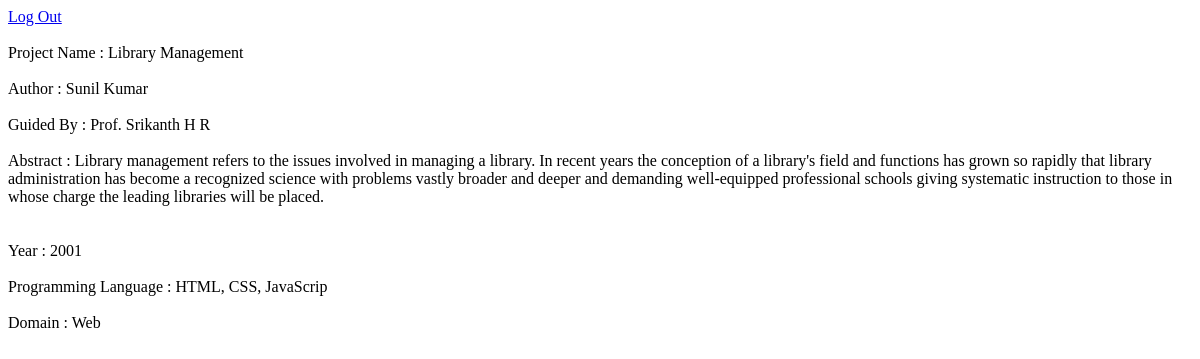
The app's page /second.php?id=1 (signed in) with its own data.
### tables this page shows
CREATE TABLE IF NOT EXISTS `project` (
  `Name` varchar(255) NOT NULL,
  `id` int(255) NOT NULL AUTO_INCREMENT,
  `info` varchar(1000) NOT NULL,
  `author` varchar(50) NOT NULL,
  `guide` varchar(50) NOT NULL,
  `year` year(4) NOT NULL,
  `PL` varchar(20) NOT NULL,
  `domain` varchar(30) NOT NULL,
  `status` tinyint(1) NOT NULL,
  PRIMARY KEY (`id`)
);

### second.php (the view, shortened to what this page needs)
<html>
<head>
	<link href="css/style.css" rel="stylesheet" type="text/css"/>
</head>
<body>
<?php
echo "<a href='logout.php'>Log Out</a>";
echo "<br><br>";
$id = $_GET['id'];
$con=mysqli_connect("localhost","root","a","projects");
$result = mysqli_query($con,"SELECT * FROM project WHERE id=$id");
$row = mysqli_fetch_array($result);
echo "Project Name : ";
echo $row['Name'];
echo "<br>";echo "<br>";
echo "Author : ";
echo $row['author'];
echo "<br>";echo "<br>";
echo "Guided By : Prof. ";
echo $row['guide'];
echo "<br>";echo "<br>";
echo "Abstract : ";
$file=fopen("info".$id.".txt","r") or exit("Unable to open file!");
while(!feof($file))
{
  echo fgets($file). "<br>";
}
echo "<br>";echo "<br>";
echo "Year : ";
echo $row['year'];
echo "<br>";echo "<br>";
echo "Programming Language : ";
echo $row['PL'];
echo "<br>";echo "<br>";
echo "Domain : ";
echo $row['domain'];
echo "<br>";echo "<br>";
?>
</body>
</html>

### records on screen
project: Name "Library Management", author "Sunil Kumar", guide "Srikanth H R", year "2001", PL "HTML, CSS, JavaScrip", domain "Web"
